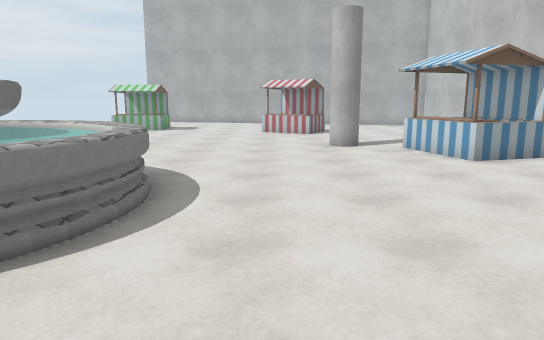
[1] (above)

17 first-person views from a walk through a 3-D level made in the Unity game engine. The camera is 1.5 m above the floor, tilts 10° down and sees 70° across. The floor is counted in squares, 1 m on a side. Each view is taken from the middle of a square. On the plan, view 1 faces up. The plan holds only what a view shows up to about 17 squares ahead; the rest is blank. The place goes on beyond the plan. The player is left out. Some surface patterns are stand-ins.

[2]
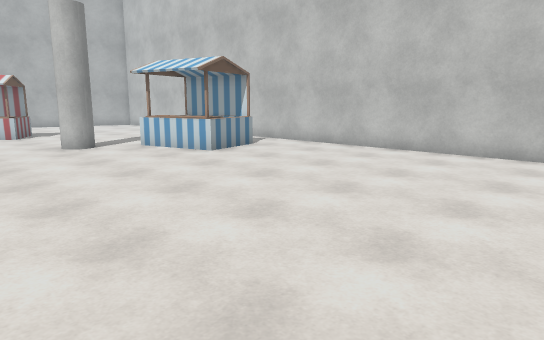

[3]
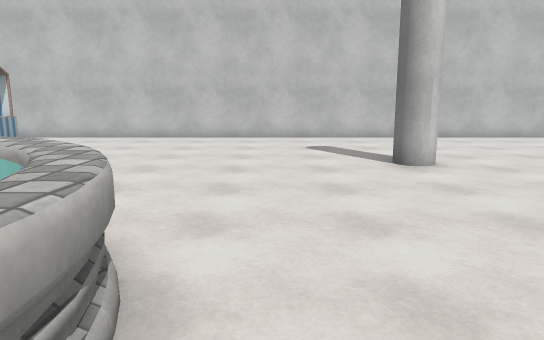

[4]
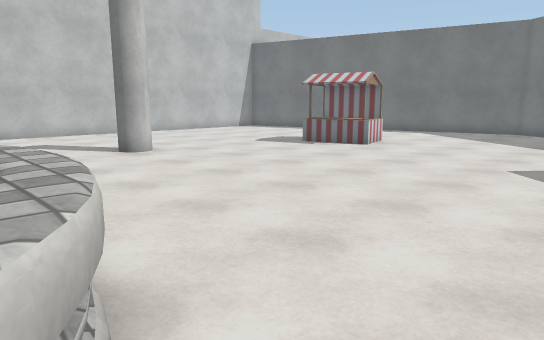

[5]
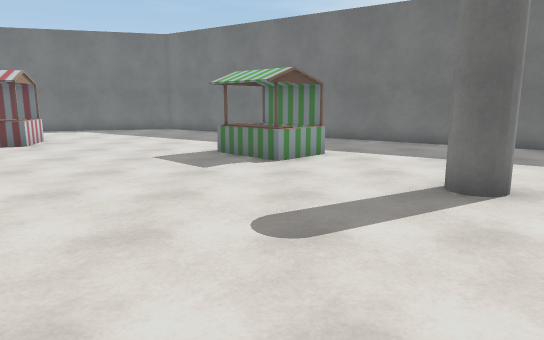

[6]
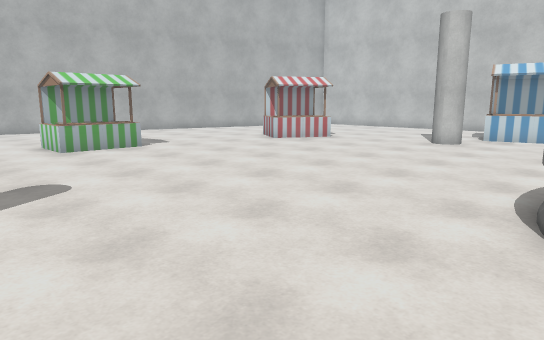

[7]
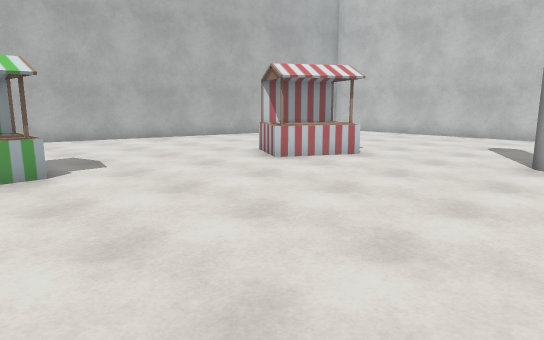

[8]
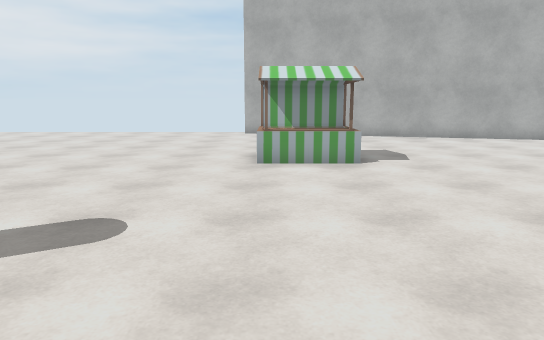

[9]
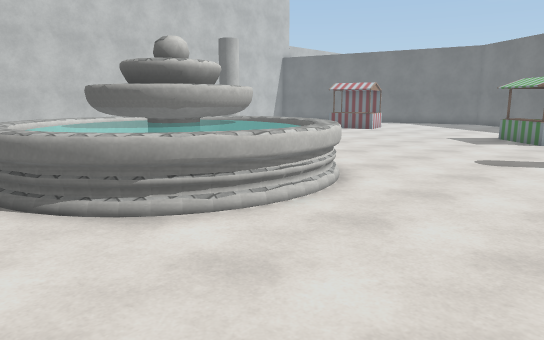

[10]
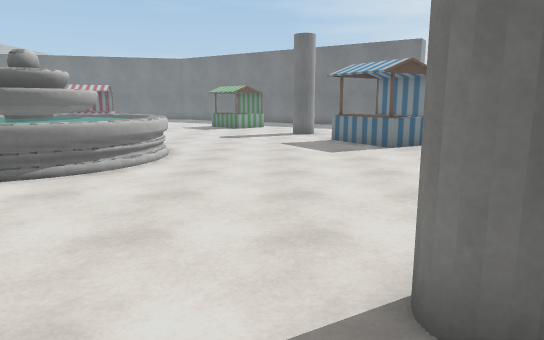

[11]
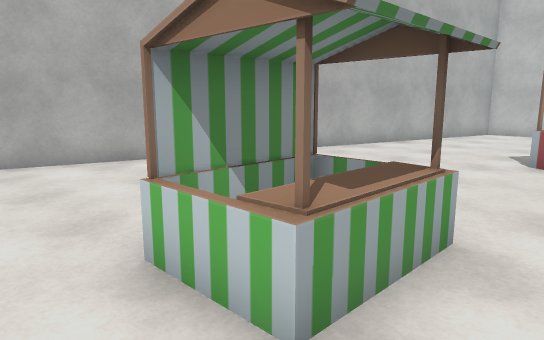

[12]
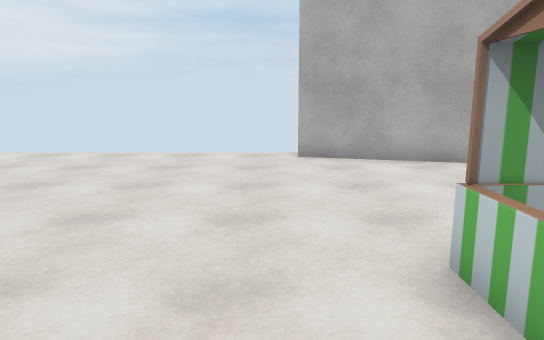

[13]
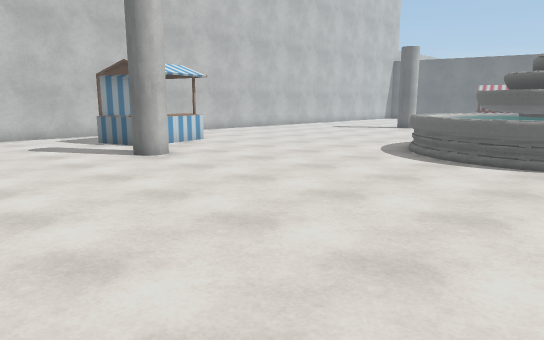

[14]
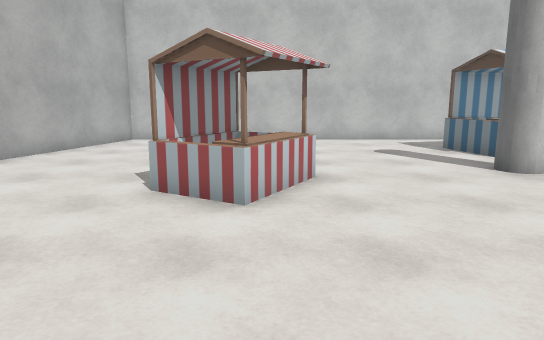

[15]
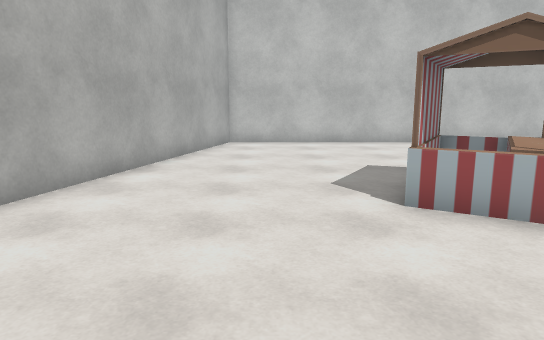

[16]
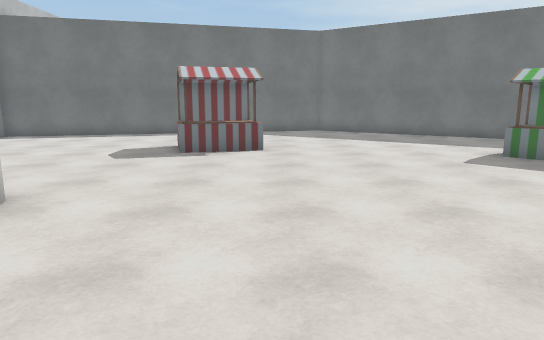

[17]
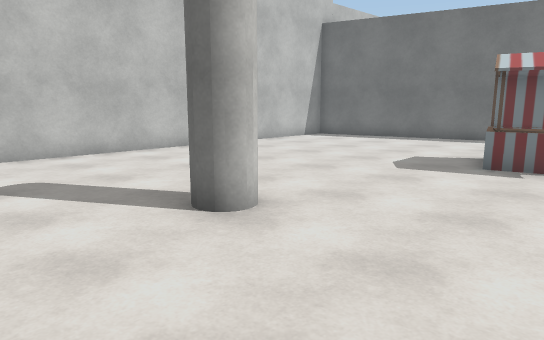

### Floor plan
Key: @ floor where view 1 was taken; # wall or solid block; . floor; F fountain; S stall; O other object.
Columns run from 14 left of view 1 to 10 right of it. Each row starts with its distance up from view 1.
 29 ......#####
 28 ..........####
 27 ......... ...#####
 26 ......... .......#####
 25 ........ ............####
 24 ........ ...............#
 23 .......  ...............#
 22 ......SSS...............#
 21 ......SSS.....SS........#
 20 ..............SSSS......#
 19 ..............SSS.......#
 18  ...............S.......#
 17  .......................#
 16   ......................#
 15    .....................#
 14 ##..............##......#
 13  #..............##OOOO..#
 12 ...................O.O..#
 11 ...................OOO..#
 10 ...................OOO..#
  9 .......FFFF.............#
  8 ......FFFFFF............#
  7 .....FFFFFFFF...........#
  6 .....F FFFFFF...........#
  5 .....F FF  FF...........#
  4 .....FFF   FF...........#
  3 ......FFFFFF............#
  2 .......FFFF.............#
  1 O.......................#
  0 ..............@.........#
 -1 ........................#
 -2 ##..............##......#
 -3  #..............# ......#
 -4 ........................#
 -5 ........................#
 -6 ....S...................#
 -7 ...SSS..................#
 -8 ...SSSS.................#
 -9 ... S.......SSSS........#
-10 ... .........SSS........#
-11 #.. .........S  ........#
-12 ###...........  ........#
-13   ##..........  ........#
-14    ###.......   .....####

Positions as (right, up) in squares from view 1, and headings:
1: (0, 0), facing up
2: (-2, 0), facing up-right
3: (-7, 1), facing right
4: (-9, 3), facing down-right
5: (-10, 4), facing down
6: (-12, 8), facing up-right
7: (-8, 12), facing up-right
8: (-8, 11), facing up
9: (-13, 10), facing down-right
10: (-12, 16), facing down
11: (-10, 19), facing up-right
12: (-10, 19), facing up
13: (-8, 19), facing down-right
14: (-6, 19), facing right
15: (-5, 23), facing right
16: (-2, 3), facing down
17: (-2, 1), facing down-right
